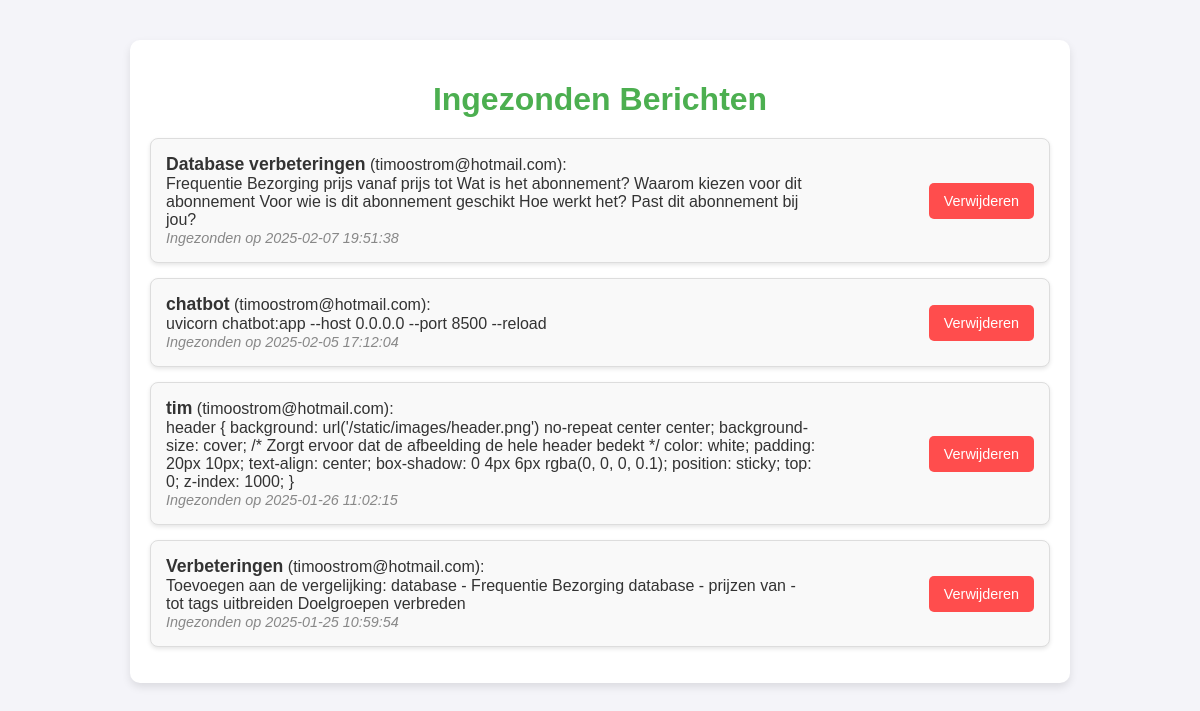
Before: /berichten with the older database file.
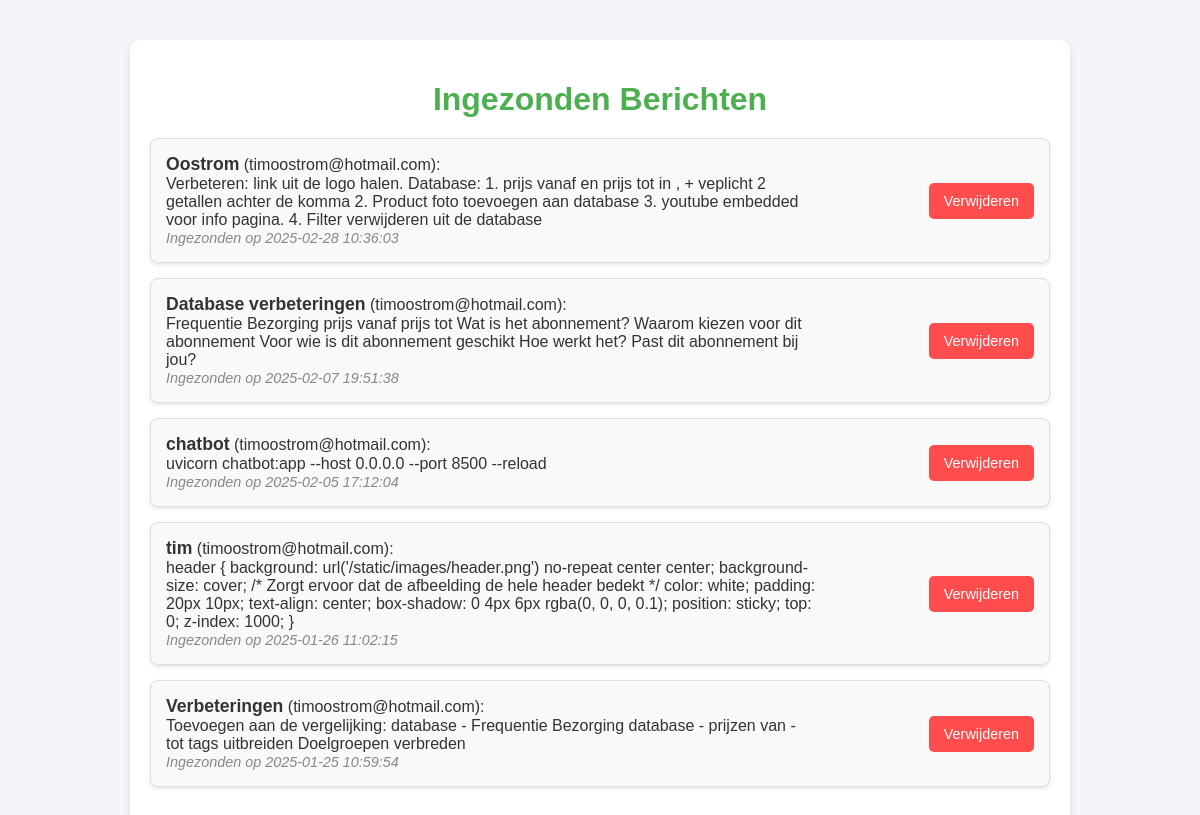
After: the same page with the newer database file.
### app.py (models this page shows, shortened)
class ContactBericht(db.Model):
    id = db.Column(db.Integer, primary_key=True)
    naam = db.Column(db.String(100), nullable=False)
    email = db.Column(db.String(120), nullable=False)
    bericht = db.Column(db.Text, nullable=False)
    datum = db.Column(db.DateTime, default=db.func.current_timestamp())

### app.py (the view)
@app.route('/berichten')
def berichten():
    alle_berichten = ContactBericht.query.order_by(ContactBericht.datum.desc()).all()
    return render_template('berichten.html', berichten=alle_berichten)

### templates/berichten.html (shortened to what this page needs)
<!DOCTYPE html>
<html lang="nl">
<head>
</head>
<body>
    <div class="container">
        <h1>Ingezonden Berichten</h1>
        <ul>
            {% for bericht in berichten %}
                <li>
                    <div class="message-details">
                        <strong>{{ bericht.naam }}</strong> ({{ bericht.email }}):<br>
                        {{ bericht.bericht }}<br>
                        <em>Ingezonden op {{ bericht.datum }}</em>
                    </div>
                    <form action="{{ url_for('verwijder_bericht', id=bericht.id) }}" method="POST">
                        <button class="delete-button" type="submit" onclick="return confirm('Weet je zeker dat je dit bericht wilt verwijderen?')">Verwijderen</button>
                    </form>
                </li>
            {% endfor %}
        </ul>
    </div>
</body>
</html>

### templates/berichten.html (style rules this page uses)
body { font-family: Arial, sans-serif; margin: 0; padding: 0; background-color: #f4f4f9; color: #333; }
.container { max-width: 900px; margin: 40px auto; padding: 20px; background-color: #fff; border-radius: 10px; box-shadow: 0 4px 8px rgba(0, 0, 0, 0.1); }
h1 { text-align: center; color: #4CAF50; margin-bottom: 20px; }
ul { list-style: none; padding: 0; }
li { margin-bottom: 15px; padding: 15px; background-color: #f9f9f9; border: 1px solid #ddd; border-radius: 8px; display: flex; justify-content: space-between; align-items: center; box-shadow: 0 2px 4px rgba(0, 0, 0, 0.1); }
.message-details { max-width: 75%; }
.message-details strong { font-size: 1.1rem; color: #333; }
.message-details em { font-size: 0.9rem; color: #888; }
.delete-button { background-color: #ff4d4d; color: white; border: none; border-radius: 5px; padding: 10px 15px; cursor: pointer; font-size: 0.9rem; transition: background-color 0.3s ease; }

Changed rows visible on the page:
added ContactBericht: naam "Oostrom", email "timoostrom@hotmail.com", bericht "Verbeteren: link uit de logo halen. Database: 1. prijs vanaf en prijs tot in , + veplicht 2 getallen achter de komma 2. Product foto toevoegen aan database 3. youtube embedded voor info pagina. 4. Filter verwijderen uit de database", datum "2025-02-28 10:36:03"
